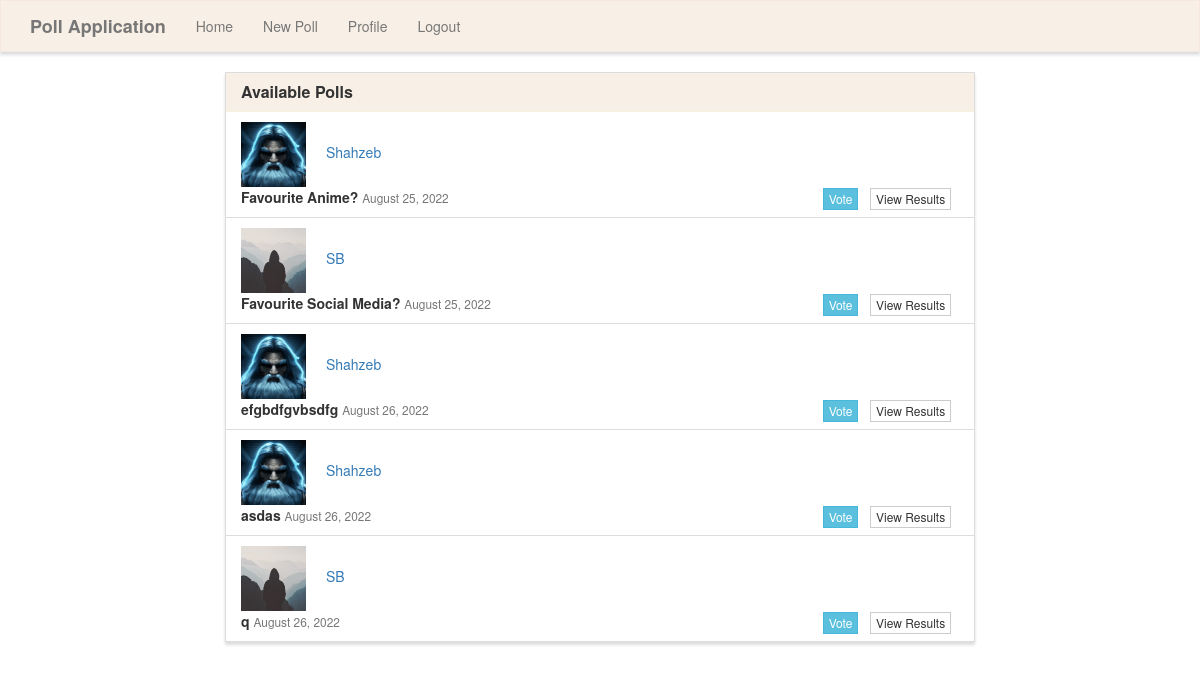
Before: / (signed in) with the older database file.
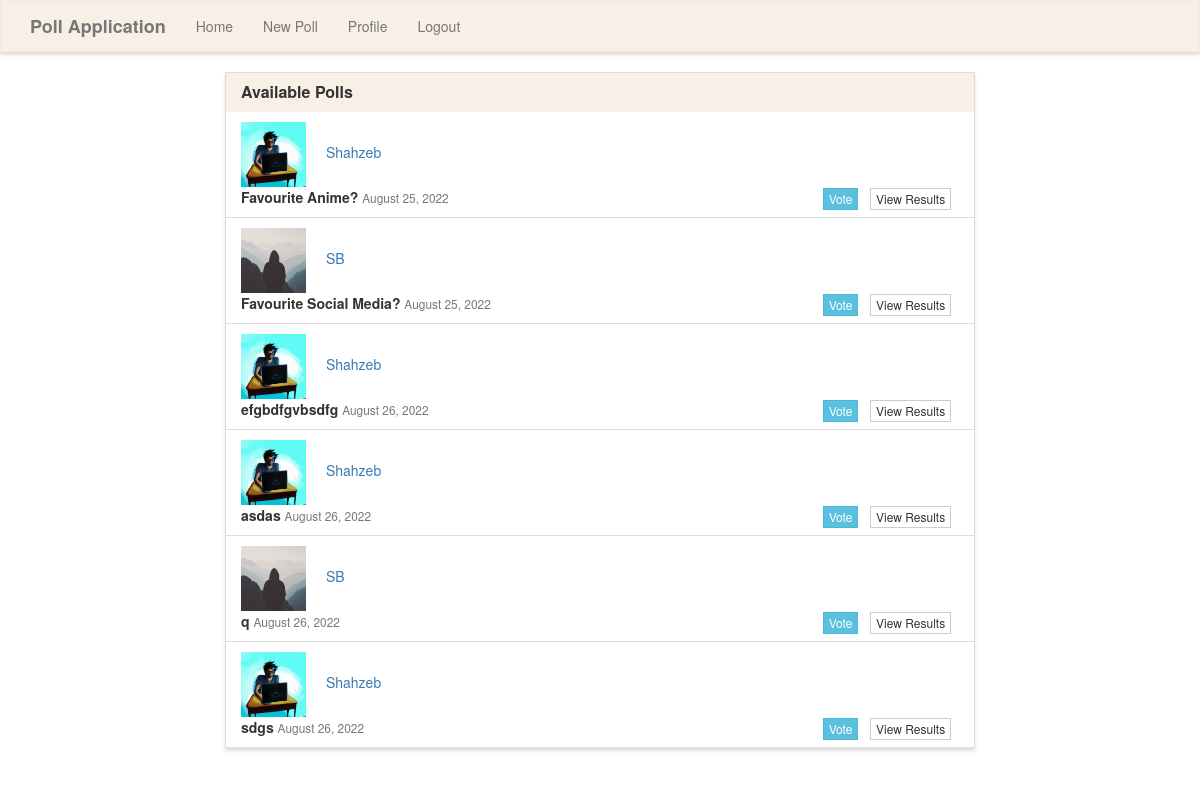
After: the same page with the newer database file.
### poll/models.py (models this page shows, shortened)
class Poll(models.Model):
    question = models.TextField()
    option_one = models.CharField(max_length=30)
    option_two = models.CharField(max_length=30)
    option_three = models.CharField(max_length=30)
    option_four = models.CharField(max_length=30)
    date_posted = models.DateTimeField(default=timezone.now)
    author = models.ForeignKey(User,default = 1,on_delete=models.CASCADE)
    option_one_count = models.IntegerField(default=0)
    option_two_count = models.IntegerField(default=0)
    option_three_count = models.IntegerField(default=0)
    option_four_count = models.IntegerField(default=0)

### users/models.py (models this page shows, shortened)
class Profile(models.Model):
    user = models.OneToOneField(User, on_delete=models.CASCADE)
    image = models.ImageField(default='default.jpg', upload_to='profile_pics')

### poll/views.py (the view)
# urls.py: 2. Add a URL to urlpatterns:  path('', views.home, name='home')
def home(request):
    context = {
        'polls' : Poll.objects.all()
    }
    return render(request, 'poll/home.html', context)

### poll/templates/poll/home.html (shortened to what this page needs)
{% extends "poll/base.html" %}
{% block content %}
<div class="row">
    <div class="col-lg-8 col-lg-offset-2">
        <div class="panel panel-default">
            <div class="panel-heading">
                <h3 class="panel-title">Available Polls</h3>
            </div>
            {% if user.is_authenticated%}
             <ul class="list-group">
                {% for poll in polls %}
                <li class="list-group-item">
                    <img class="rounded-circle article-img" src="{{ poll.author.profile.image.url }}">
                    <a class="mr-2" href="{% url 'user-polls' poll.author.username %}">{{ poll.author }}</a><br>
                    <strong>{{ poll.question }}</strong>
                    <span class="pull-right">
                        <a href="{% url 'vote' poll.id %}" class="btn btn-info btn-xs">Vote</a> &nbsp;
                        <a href="{% url 'results' poll.id %}" class="btn btn-default btn-xs">View Results</a> &nbsp;
                    </span>
                    <small class="text-muted">{{ poll.date_posted|date:"F d, Y" }}</small>
                </li>
                {% endfor %}
             </ul>
             {% else %}
             <h3> Please Login to View Polls </h3>
            {% endif%}
        </div>
    </div>
</div>
{% endblock %}

Changed rows visible on the page:
changed Poll "Favourite Anime?": author.profile.image: a different picture
changed through a linked row, Poll "efgbdfgvbsdfg": author.profile.image: a different picture
changed through a linked row, Poll "asdas": author.profile.image: a different picture
added Poll: author.profile.image (picture), author "Shahzeb", question "sdgs", date_posted "August 26, 2022"
